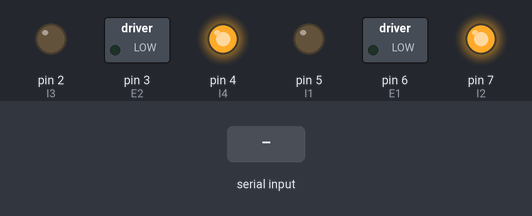
A sketch run on a simulated Arduino Uno, built with avr-gcc and run on an emulated ATmega328P. On the bench: switched loads named in the sketch (green lamp = pin HIGH), output pins drawn as LEDs (lit = HIGH). Inputs (shaded band) come from the test bench.

Above: at 1.2 s.
1.3 s: "90,45\n" received over the second serial link
At 2.1 s:
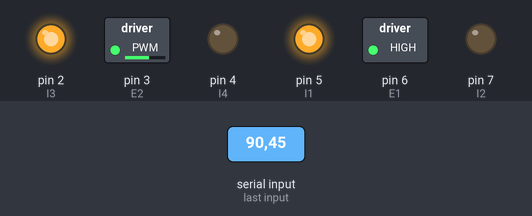
2.8 s: "1" received over the second serial link
At 3.3 s:
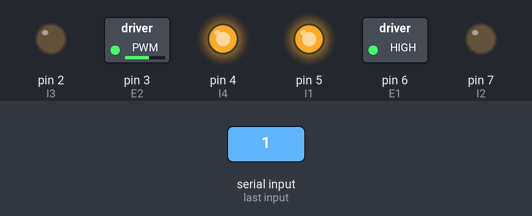
4.3 s: "30,150\n" received over the second serial link
At 5.2 s:
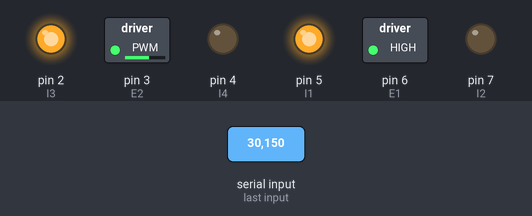
Timing chart, 0 to 7.3 s (numbered marks = the images above; inputs shaded):
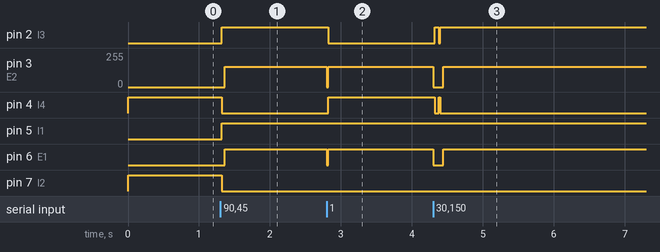

Measured:
- after the input at 1.3 s, pin 2 (I3), pin 5 (I1): LOW → HIGH at once; pin 3 (E2): 0/255 → 152/255 after 0.06 s; pin 4 (I4), pin 7 (I2): HIGH → LOW at once; pin 6 (E1): LOW → HIGH after 0.06 s
- after the input at 2.8 s, pin 2 (I3): HIGH → LOW at once; pin 3 (E2): 152/255 → 0/255 at once, → 152/255 0.02 s later; pin 4 (I4): LOW → HIGH at once; pin 6 (E1): HIGH → LOW at once, → HIGH 0.02 s later
- after the input at 4.3 s, pin 2 (I3): LOW → HIGH at once, → LOW 0.06 s later, → HIGH 0.02 s later; pin 3 (E2): 152/255 → 0/255 at once, → 152/255 0.14 s later; pin 4 (I4): HIGH → LOW at once, → HIGH 0.06 s later, → LOW 0.02 s later; pin 6 (E1): HIGH → LOW at once, → HIGH 0.14 s later

The sketch:

sumo-bulls-OS.ino
```cpp
#include <SPI.h>
#include <SoftwareSerial.h>


#define MAX_SPEED 1

#define E1 6  // Enable Pin for motor 1
#define E2 3  // Enable Pin for motor 2

#define I1 5  // Control pin 1 for motor 1
#define I2 7  // Control pin 2 for motor 1
#define I3 2  // Control pin 1 for motor 2
#define I4 4  // Control pin 2 for motor 2


int counter = 0;
char data[6];
char c = ' ';

SoftwareSerial BTserial(A1, 10); // RX | TX
// Connect the HC-05 TX to Arduino pin A1 RX.
// Connect the HC-05 RX to Arduino pin 10 TX through a voltage divider.

void setup() {

    pinMode(E1, OUTPUT);
    pinMode(E2, OUTPUT);

    pinMode(I1, OUTPUT);
    pinMode(I2, OUTPUT);
    pinMode(I3, OUTPUT);
    pinMode(I4, OUTPUT);

    // HC-05 default serial speed for commincation mode is 9600
    BTserial.begin(9600);


    //set motors to idle state when arduino turns on
    //motor 1
    digitalWrite(I2, HIGH); //H
    digitalWrite(I1, LOW); //L
    //motor 2
    digitalWrite(I4, HIGH); //H
    digitalWrite(I3, LOW); //L

    analogWrite(E1, 0);  // turn off motor 1
    analogWrite(E2, 0);  // turn off motor 2
}

void loop() {
    // Keep reading from HC-05 and send to Arduino Serial Monitor
    if (BTserial.available())
    {
        c = BTserial.read();
        if (c == '!'){
          counter = 0;
        }
        else{
          if (counter > 2){
            if(counter == 3)
              data[counter] = c;
              doSomething();
          }
          else{
            data[counter] = c;
            counter++;
          }
        }
    }
}

int new1 = 0;
int new2 = 0;
int old1 = 0;
int old2 = 0;

void doSomething(){
  int x = 0;
  int y = 0;
  x = ((data[0] - '0')) * 26;
  y = ((data[2] - '0')) * 26;

  analogWrite(E1, 0);  // reduce back EMF when changing direction of motor spin
  analogWrite(E2, 0);  // by going to neutral state before doing so
  delay(20); //arduino crashes b/c of reversing motor directions. This is used to reduce the chances of that happening

  if (data[1] == '1'){
    digitalWrite(I2, HIGH); //H
    digitalWrite(I1, LOW); //L
    new1 = 1;

  }else{
    digitalWrite(I1, HIGH);
    digitalWrite(I2, LOW);
    new1 = -1;
  }

  if (data[3] == '1'){
    digitalWrite(I4, HIGH);
    digitalWrite(I3, LOW);
    new2 = 1;
  }else{
    digitalWrite(I3, HIGH);
    digitalWrite(I4, LOW);
    new2 = -1;
  }

  if (x > 0)
    x += 21;
  else
    new1 = 0;
  if (y > 0)
    y += 21;
  else new2 = 0;

  if (new1 != 0 && new2 != 0 && (new1 != old1 || new2 != old2)){
    analogWrite(E1, 10);  // Run in low speed
    analogWrite(E2, 10);  // Run in low speed
    delay(250);
  }
  old1 = new1;
  old2 = new2;

  // Run at instructed speed
  analogWrite(E1, x);
  analogWrite(E2, y);
}
```
